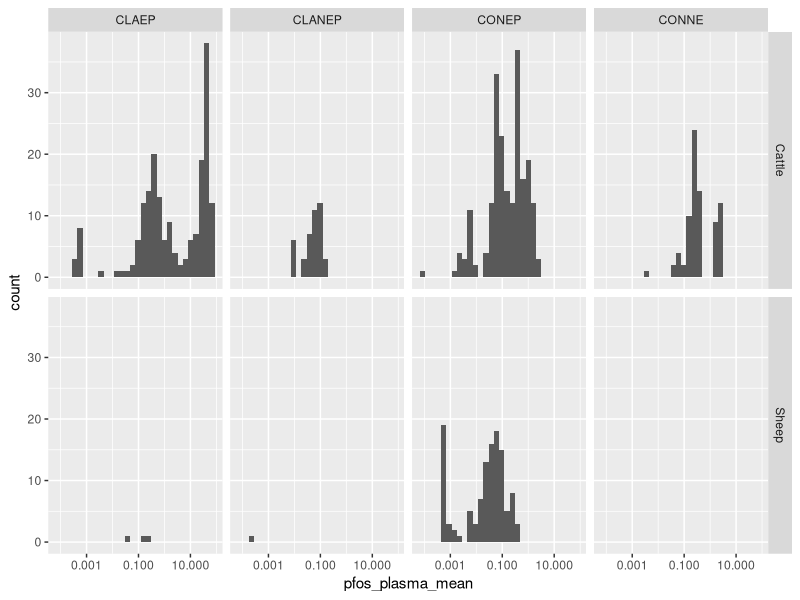

The R source for this figure:
## ---- chunk 1
#| echo: false
#| message: false
#| warning: false
library(tidyverse)
library(knitr)

labels <- readxl::read_excel(here::here("data/Copy of Meta analysis Dairy and Beef -  abbreviations.xlsx"),
                             col_names = TRUE) |>
  select(1:2) |>
  filter(!is.na(label))

levels <- set_names(labels$abbreviation, labels$label)
# labels$abbreviation[duplicated(labels$abbreviation)]
# S and L duplicated, but ok for now because those don't show up

dat <- read_csv(here::here("data/PFOS_plasma_livestock_v6.csv"))
# |>
#   mutate(across(where(is.character), ~fct_recode(.x, !!!levels)))

summarise(dat, 
          n_obs = length(pfos_plasma_ns),
          n_animals = sum(pfos_plasma_ns),
          .by = c(animal)) |> kable()
summarise(dat, 
          n_obs = length(pfos_plasma_ns),
          n_animals = sum(pfos_plasma_ns),
          .by = c(sex, lactating)) |> kable()

summarise(dat, 
          n_obs = length(pfos_plasma_ns),
          n_animals = sum(pfos_plasma_ns),
          .by = treatment) |> kable()

summarise(dat, 
          mean_potential_exposure_day = mean(potential_exposure_day, na.rm = TRUE),
          prop_missing = mean(is.na(potential_exposure_day)),
          .by = treatment) |> kable()

ggplot(dat) +
  geom_histogram(aes(pfos_plasma_mean)) +
  scale_x_log10(labels = scales::label_comma()) +
  facet_grid(cols = vars(treatment), rows = vars(animal))
